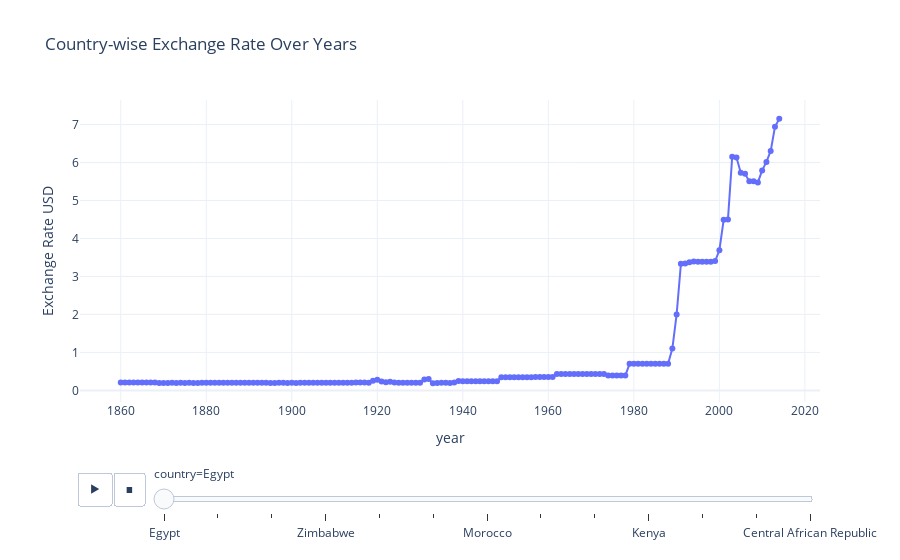

The cell this chart's notebook holds for it:
### Code cell
# Country-wise exchange rate over years
fig = px.line(df.sort_values(by='year'), x='year', y='exch_usd', animation_frame='country', labels={'exch_usd': 'Exchange Rate USD'}, color='country', markers=True, template='plotly_white', title='Country-wise Exchange Rate Over Years')
fig.update_traces(showlegend=False)
fig.show()

### Figure 1 — Plotly figure (JSON) as saved in the notebook; plotly's stock layout.template omitted (floating-point values rounded to 4 significant figures; data arrays with more than 128 entries replaced by an {"elided": "..."} marker saying what was removed)
{"data": [{"hovertemplate": "country=Egypt<br>year=%{x}<br>Exchange Rate USD=%{y}<extra></extra>", "legendgroup": "Egypt", "line": {"color": "#636efa", "dash": "solid"}, "marker": {"symbol": "circle"}, "mode": "lines+markers", "name": "Egypt", "orientation": "v", "showlegend": false, "type": "scatter", "x": {"elided": "155 int values"}, "xaxis": "x", "y": {"elided": "155 float values"}, "yaxis": "y"}], "layout": {"legend": {"title": {"text": "country"}, "tracegroupgap": 0}, "sliders": [{"active": 0, "currentvalue": {"prefix": "country="}, "len": 0.9, "pad": {"b": 10, "t": 60}, "steps": [{"args": [["Egypt"], {"frame": {"duration": 0, "redraw": false}, "fromcurrent": true, "mode": "immediate", "transition": {"duration": 0, "easing": "linear"}}], "label": "Egypt", "method": "animate"}, {"args": [["Algeria"], {"frame": {"duration": 0, "redraw": false}, "fromcurrent": true, "mode": "immediate", "transition": {"duration": 0, "easing": "linear"}}], "label": "Algeria", "method": "animate"}, {"args": [["South Africa"], {"frame": {"duration": 0, "redraw": false}, "fromcurrent": true, "mode": "immediate", "transition": {"duration": 0, "easing": "linear"}}], "label": "South Africa", "method": "animate"}, {"args": [["Zimbabwe"], {"frame": {"duration": 0, "redraw": false}, "fromcurrent": true, "mode": "immediate", "transition": {"duration": 0, "easing": "linear"}}], "label": "Zimbabwe", "method": "animate"}, {"args": [["Angola"], {"frame": {"duration": 0, "redraw": false}, "fromcurrent": true, "mode": "immediate", "transition": {"duration": 0, "easing": "linear"}}], "label": "Angola", "method": "animate"}, {"args": [["Tunisia"], {"frame": {"duration": 0, "redraw": false}, "fromcurrent": true, "mode": "immediate", "transition": {"duration": 0, "easing": "linear"}}], "label": "Tunisia", "method": "animate"}, {"args": [["Morocco"], {"frame": {"duration": 0, "redraw": false}, "fromcurrent": true, "mode": "immediate", "transition": {"duration": 0, "easing": "linear"}}], "label": "Morocco", "method": "animate"}, {"args": [["Zambia"], {"frame": {"duration": 0, "redraw": false}, "fromcurrent": true, "mode": "immediate", "transition": {"duration": 0, "easing": "linear"}}], "label": "Zambia", "method": "animate"}, {"args": [["Mauritius"], {"frame": {"duration": 0, "redraw": false}, "fromcurrent": true, "mode": "immediate", "transition": {"duration": 0, "easing": "linear"}}], "label": "Mauritius", "method": "animate"}, {"args": [["Kenya"], {"frame": {"duration": 0, "redraw": false}, "fromcurrent": true, "mode": "immediate", "transition": {"duration": 0, "easing": "linear"}}], "label": "Kenya", "method": "animate"}, {"args": [["Ivory Coast"], {"frame": {"duration": 0, "redraw": false}, "fromcurrent": true, "mode": "immediate", "transition": {"duration": 0, "easing": "linear"}}], "label": "Ivory Coast", "method": "animate"}, {"args": [["Nigeria"], {"frame": {"duration": 0, "redraw": false}, "fromcurrent": true, "mode": "immediate", "transition": {"duration": 0, "easing": "linear"}}], "label": "Nigeria", "method": "animate"}, {"args": [["Central African Republic"], {"frame": {"duration": 0, "redraw": false}, "fromcurrent": true, "mode": "immediate", "transition": {"duration": 0, "easing": "linear"}}], "label": "Central African Republic", "method": "animate"}], "x": 0.1, "xanchor": "left", "y": 0, "yanchor": "top"}], "title": {"text": "Country-wise Exchange Rate Over Years"}, "updatemenus": [{"buttons": [{"args": [null, {"frame": {"duration": 500, "redraw": false}, "fromcurrent": true, "mode": "immediate", "transition": {"duration": 500, "easing": "linear"}}], "label": "&#9654;", "method": "animate"}, {"args": [[null], {"frame": {"duration": 0, "redraw": false}, "fromcurrent": true, "mode": "immediate", "transition": {"duration": 0, "easing": "linear"}}], "label": "&#9724;", "method": "animate"}], "direction": "left", "pad": {"r": 10, "t": 70}, "showactive": false, "type": "buttons", "x": 0.1, "xanchor": "right", "y": 0, "yanchor": "top"}], "xaxis": {"anchor": "y", "domain": [0, 1], "title": {"text": "year"}}, "yaxis": {"anchor": "x", "domain": [0, 1], "title": {"text": "Exchange Rate USD"}}}}
